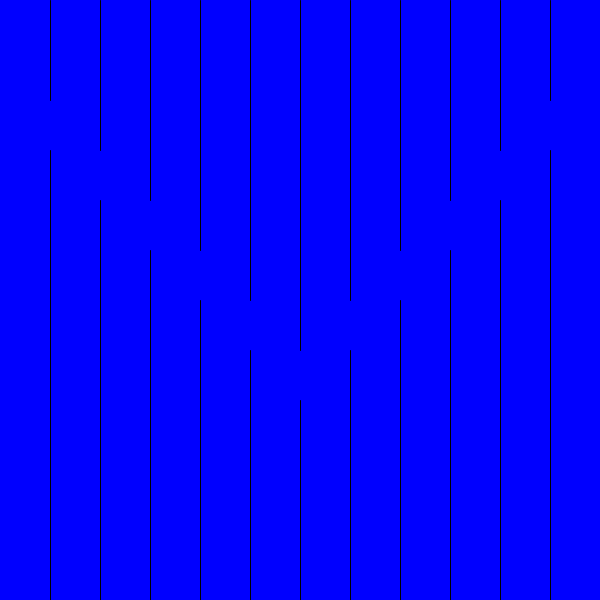
Frame 1 (no input)
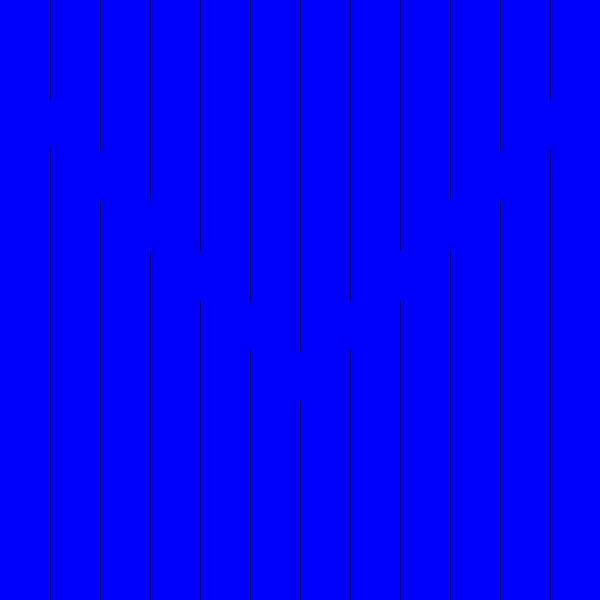
Frame 60 (the mouse pressed at the canvas centre just before this capture)
Frame 120 (the mouse held since frame 60 and released just before this capture): identical to frame 60, image omitted

The Processing sketch that drew these frames (run headless with seeded random() and noise(); from frame 60 on, the mouse is pressed at the canvas centre):

// Processing sketch: processing_129321
// ── processing_129321.pde

void setup(){
  size(600,600);
  background(0,0,255);
}
 void draw(){
   line(50,0,50,100);
   line(50,150,50, height);
   
   line(100,0,100,150);
   line(100,200,100,height);
   
   line(150,0,150,200);
   line(150,250,150,height);
   
   line(200,0,200,250);
   line(200,300,200,height);
   
   line(250,0,250, 300);
   line(250, 350, 250, height);
   
   line(300, 0, 300, 350);
   line(300, 400, 300, height);
   
   line(350, 0, 350, 300);
   line(350, 350, 350, height);
   
   line(400, 0, 400, 250);
   line(400, 300, 400, height);
   
   line(450, 0, 450, 200);
   line(450, 250, 450, height);
   
   line(500,0,500,150);
   line(500,200,500,height);
   
   line(550,0,550,100);
   line(550,150,550, height);
   
   
 }
 
